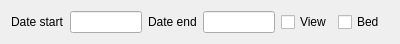
<?xml version="1.0" encoding="UTF-8"?>
<ui version="4.0">
 <class>FCategoryToSell</class>
 <widget class="QWidget" name="FCategoryToSell">
  <property name="geometry">
   <rect>
    <x>0</x>
    <y>0</y>
    <width>400</width>
    <height>40</height>
   </rect>
  </property>
  <property name="windowTitle">
   <string>Form</string>
  </property>
  <layout class="QVBoxLayout" name="verticalLayout">
   <item>
    <layout class="QGridLayout" name="gridLayout">
     <item row="0" column="1">
      <widget class="EDateEdit" name="deStart"/>
     </item>
     <item row="0" column="3">
      <widget class="EDateEdit" name="deEnd"/>
     </item>
     <item row="0" column="5">
      <widget class="EQCheckBox" name="chGroupByBed">
       <property name="focusPolicy">
        <enum>Qt::ClickFocus</enum>
       </property>
       <property name="text">
        <string>Bed</string>
       </property>
      </widget>
     </item>
     <item row="0" column="0">
      <widget class="QLabel" name="label_2">
       <property name="text">
        <string>Date start</string>
       </property>
      </widget>
     </item>
     <item row="0" column="2">
      <widget class="QLabel" name="label">
       <property name="text">
        <string>Date end</string>
       </property>
      </widget>
     </item>
     <item row="0" column="6">
      <spacer name="horizontalSpacer">
       <property name="orientation">
        <enum>Qt::Horizontal</enum>
       </property>
       <property name="sizeHint" stdset="0">
        <size>
         <width>40</width>
         <height>20</height>
        </size>
       </property>
      </spacer>
     </item>
     <item row="0" column="4">
      <widget class="EQCheckBox" name="chGroupByView">
       <property name="focusPolicy">
        <enum>Qt::ClickFocus</enum>
       </property>
       <property name="text">
        <string>View</string>
       </property>
      </widget>
     </item>
    </layout>
   </item>
  </layout>
 </widget>
 <customwidgets>
  <customwidget>
   <class>EDateEdit</class>
   <extends>QLineEdit</extends>
   <header location="global">edateedit.h</header>
  </customwidget>
  <customwidget>
   <class>EQCheckBox</class>
   <extends>QCheckBox</extends>
   <header location="global">eqcheckbox.h</header>
  </customwidget>
 </customwidgets>
 <resources/>
 <connections/>
</ui>
